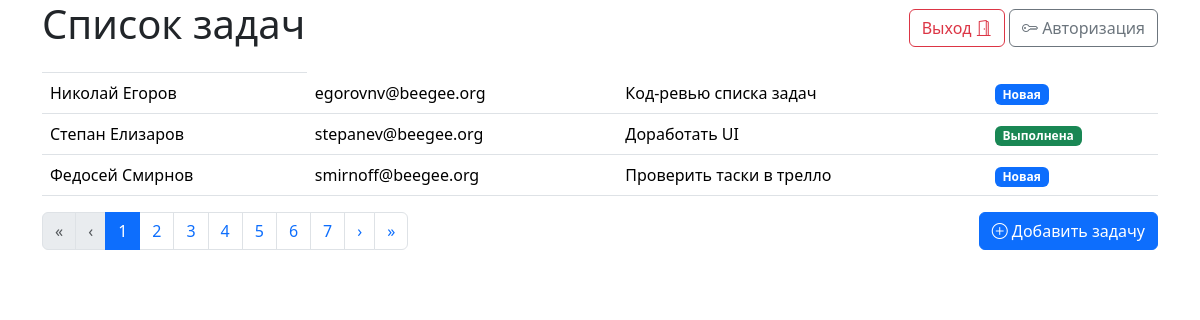
The page / on the database its author committed.
### tables this page shows
CREATE TABLE IF NOT EXISTS `todo_tasks` (
  `id` int(11) NOT NULL AUTO_INCREMENT,
  `user_name` varchar(255) NOT NULL,
  `user_email` varchar(255) NOT NULL,
  `task_description` text NOT NULL,
  `completed` tinyint(1) NOT NULL,
  `edited` tinyint(1) NOT NULL,
  PRIMARY KEY (`id`)
);

### app/controllers/TodoController.php (called while the page is built, shortened)
<?php
    require BASE_PATH . '/core/Controller.php';
    require BASE_PATH . '/app/models/TodoModel.php';
    class TodoController extends Controller {
        private $model;
        public $_page = null;
        function __construct() {
            $this->model = new TodoModel();
        }
        public function index($page = null) {
            if ($page == null) {
                $this->_page = 1;
            } elseif ($page != null) {
                $this->_page = $page;
            }
            $tasks_per_page = TASKS_PER_PAGE;
            $total_tasks = $this->model->getCountTodoTasks();
            $total_pages = ceil($total_tasks / $tasks_per_page);
            $current_page = $this->_page;
            $current_page = max(1, min($current_page, $total_pages));
            $start = ($current_page -1) * $tasks_per_page;
            $tasks = $this->model->getAll($start, $tasks_per_page);
            $this->loadView('home.tpl.php', [
                'tasks' => $tasks,
                'total_pages' => $total_pages,
                'current_page' => $current_page,
            ]);
        }
    }

### index.php (called while the page is built, shortened)
<?php
    require BASE_PATH . '/core/Router.php';
    Router::route();

### app/models/TodoModel.php (called while the page is built, shortened)
<?php
    class TodoModel extends Model {
        function __construct($table = 'todo_tasks') {
            $this->table = $table;
        }
        public function getCountTodoTasks() {
            $conn     = $this->connectDB();
            $totalTasks   = null;
            if ($conn) {
                $total_tasks = "SELECT COUNT(*) AS total FROM ".$this->table."";
                $stmt = $conn->query($total_tasks);
                if ($stmt) {
                    $row = $stmt->fetch(PDO::FETCH_ASSOC);
                    $totalTasks = intval($row['total']);
                }
                return $totalTasks;
            }
        }
        public function getAll($start = null, $tasks_per_page = null) {
            $conn     = $this->connectDB();
            $result   = null;
            if ($conn) {
                $sql      = "SELECT * FROM ".$this->table." ORDER BY id ASC LIMIT ".$start.",".$tasks_per_page."";
                $resource = $conn->query($sql);
                if ($resource) {
                    $result = $resource->fetchAll(PDO::FETCH_ASSOC);
                }
            }
            return $result;
        }
    }

### app/views/chunks/task_grid.tpl.php (the view, shortened to what this page needs)
<table class="table">
    <thead>
        <tr>
            <th scope="col"><?php echo $sort; ?></th>
        </tr>
    </thead>
    <tbody>
        <?php if (!empty($data['tasks'])): ?>
            <?php foreach($data['tasks'] as $task) : ?>
                <tr>
                    <td><?= $task['user_name']; ?></td>
                    <td><?= $task['user_email']; ?></td>
                    <td class="fdgdfg"><?= $task['task_description']; ?></td>
                    <td>
                        <?php switch ($task['completed']): case '0': ?>
                            <span class="badge text-bg-primary">Новая</span>
                            <?php break;?>
                        <?php case '1': ?>
                            <span class="badge text-bg-success">Выполнена</span>
                            <?php break;?>
                        <?php endswitch; ?>
                    </td>
                </tr>
            <?php endforeach; ?>
        <?php endif; ?>
    </tbody>
</table>

### app/views/chunks/header.tpl.php (shortened to what this page needs)
<!doctype html>
<html lang="en">
    <head>
        <link href="https://cdn.jsdelivr.net/npm/bootstrap@5.3.3/dist/css/bootstrap.min.css" rel="stylesheet">
        <link rel="stylesheet" href="https://cdn.jsdelivr.net/npm/bootstrap-icons@1.11.3/font/bootstrap-icons.min.css">
    </head>
    <body>

### app/views/home.tpl.php (shortened to what this page needs)
<?php include_once __DIR__ . '/chunks/header.tpl.php'; ?>
    <div class="container">
        <div class="row align-items-center justify-content-between">
            <div class="col-auto me-auto">
                <h1>Список задач</h1>
            </div>
            <div class="col-auto">
                    <a href="/user/logout" class="btn btn-outline-danger">Выход <i class="bi bi-door-open"></i></a>
                    <a href="/user/login" class="btn btn-outline-secondary"><i class="bi bi-key"></i> Авторизация</a>
            </div>
        </div>
        <?php include_once __DIR__ . "/chunks/task_grid.tpl.php" ?>
        <div class="row justify-content-between">
            <div class="col-auto me-auto">
                <nav aria-label="...">
                    <ul class="pagination">
                        <?php if(isset($data['current_page']) && $data['current_page'] > 1) : ?>
                            <li class="page-item">
                                <a class="page-link" href="/page/1" aria-label="Первая">
                                    <span aria-hidden="true">&laquo;</span>
                                </a>
                            </li>
                            <li class="page-item">
                                <a class="page-link" href="/page/<?= $data['current_page'] - 1; ?>" aria-label="Предыдущая">
                                    <span aria-hidden="true">&lsaquo;</span>
                                </a>
                            </li>
                        <?php else : ?>
                            <li class="page-item disabled">
                                <span class="page-link" aria-label="Первая">
                                    <span aria-hidden="true">&laquo;</span>
                                </span>
                            </li>
                            <li class="page-item disabled">
                                    <span class="page-link" aria-label="Предыдущая">
                                        <span aria-hidden="true">&lsaquo;</span>
                                    </span>
                            </li>
                        <?php endif; ?>
                        <?php if (!empty($data['total_pages'])): ?>
                            <?php for($i = 1; $i <= $data['total_pages']; $i++) : ?>
                                <?php if (isset($data['current_page']) && $data['current_page'] == $i): ?>
                                    <li class="page-item active" aria-current="page">
                                        <span class="page-link"><?= $i; ?></span>
                                    </li>
                                <?php else : ?>
                                    <li class="page-item">
                                        <a class="page-link" href="/page/<?= $i; ?>"><?= $i; ?></a>
                                    </li>
                                <?php endif; ?>
                            <?php endfor; ?>
                        <?php endif; ?>
                        <?php if(isset($data['current_page']) && $data['current_page'] < $data['total_pages']) : ?>
                            <li class="page-item">
                                <a class="page-link" href="/page/<?= $data['current_page'] + 1; ?>" aria-label="Следующая">
                                    <span aria-hidden="true">&rsaquo;</span>
                                </a>
                            </li>
                            <li class="page-item">
                                <a class="page-link" href="/page/<?= $data['total_pages']; ?>" aria-label="Последняя">
                                    <span aria-hidden="true">&raquo;</span>
                                </a>
                            </li>
                        <?php endif; ?>
                    </ul>
                </nav>
            </div>
            <div class="col-auto">
                <button type="button" class="btn btn-primary" data-bs-toggle="modal" data-bs-target="#taskAdd"><i class="bi bi-plus-circle"></i> Добавить задачу</button>
            </div>
        </div>
    </div>
<?php include_once __DIR__ . '/chunks/footer.tpl.php' ?>

### app/views/chunks/footer.tpl.php (shortened to what this page needs)
    </body>
</html>

### core/Router.php (shortened to what this page needs)
<?php
    class Router {
        public static function route() {
            $request = trim(parse_url($_SERVER['REQUEST_URI'], PHP_URL_PATH), '/');
            foreach (routes as $pattern => $target) {
                $regex = self::convertPatternToRegex($pattern);
                $request = '/' . ltrim($request, '/');
                if (preg_match($regex, $request, $matches)) {
                    array_shift($matches);
                    $controller = $target[0];
                    $method = $target[1];
                    if (file_exists(BASE_PATH . '/app/controllers/' . $controller . '.php')) {
                        $class = new $controller();
                        if (method_exists($controller, $method)) {
                            $class->$method(...array_values($matches));
                            exit;
                        }
                    }
                }
            }
        }
        private static function convertPatternToRegex($pattern) {
            $escaped = preg_quote($pattern, '#');
            $regex = preg_replace('#\\\{([^/]+)\\\}#', '(?P<\1>[^/]+)', $escaped);
            return "#^" . $regex . "$#";
        }
    }

### core/Controller.php (shortened to what this page needs)
<?php
    class Controller {
        public function loadView($name = '', $arg = array()) {
            $path = BASE_PATH . "/app/views/{$name}";
            $data = array();
            foreach ($arg as $key => $value) {
                $data[$key] = $value;
            }
            include($path);
            $content = ob_get_contents();
            echo $content;
        }
    }

### rows shown on the page
todo_tasks: user_name "Николай Егоров", user_email "egorovnv@beegee.org", task_description "Код-ревью списка задач", completed "Новая"
todo_tasks: user_name "Степан Елизаров", user_email "stepanev@beegee.org", task_description "Доработать UI", completed "Выполнена"
todo_tasks: user_name "Федосей Смирнов", user_email "smirnoff@beegee.org", task_description "Проверить таски в трелло", completed "Новая"
